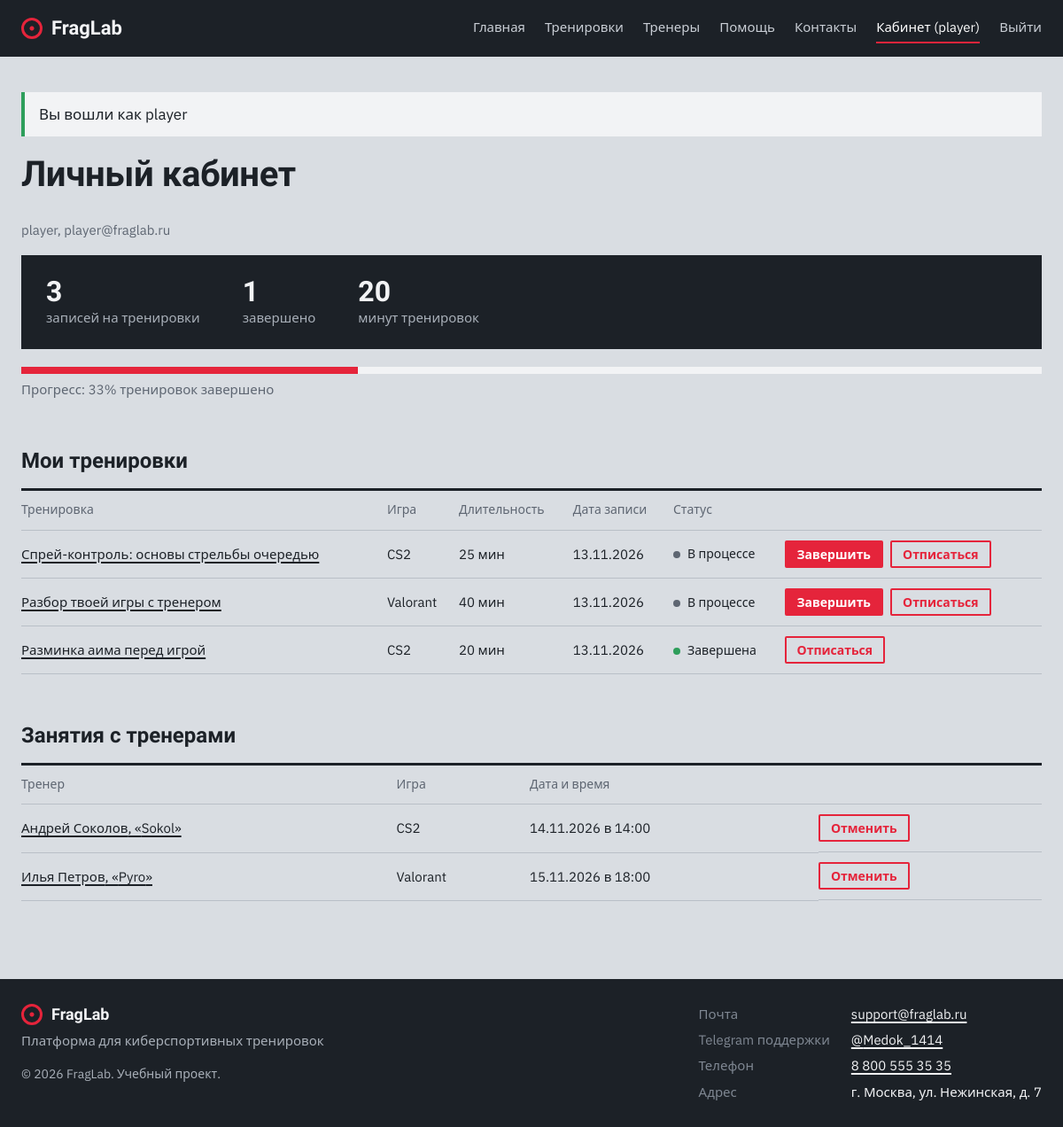
/cabinet.php (signed in), run on the app's committed database.
### tables this page shows
CREATE TABLE users (
    id            INT AUTO_INCREMENT PRIMARY KEY,
    username      VARCHAR(50)  NOT NULL UNIQUE,
    email         VARCHAR(100) NOT NULL UNIQUE,
    password_hash VARCHAR(255) NOT NULL,
    role          ENUM('user','admin') NOT NULL DEFAULT 'user',
    created_at    DATETIME     NOT NULL DEFAULT CURRENT_TIMESTAMP
);

CREATE TABLE enrollments (
    id          INT AUTO_INCREMENT PRIMARY KEY,
    user_id     INT      NOT NULL,
    training_id INT      NOT NULL,
    status      ENUM('В процессе','Завершена') NOT NULL DEFAULT 'В процессе',
    enrolled_at DATETIME NOT NULL DEFAULT CURRENT_TIMESTAMP,
    UNIQUE KEY uq_user_training (user_id, training_id),
    FOREIGN KEY (user_id)     REFERENCES users(id)     ON DELETE CASCADE,
    FOREIGN KEY (training_id) REFERENCES trainings(id) ON DELETE CASCADE
);

CREATE TABLE trainings (
    id           INT AUTO_INCREMENT PRIMARY KEY,
    title        VARCHAR(150) NOT NULL,
    game_id      INT          NOT NULL,
    coach_id     INT          NULL,
    level        ENUM('Новичок','Средний','Продвинутый') NOT NULL DEFAULT 'Новичок',
    duration_min SMALLINT     NOT NULL,
    description  TEXT         NOT NULL,
    created_at   DATETIME     NOT NULL DEFAULT CURRENT_TIMESTAMP,
    FOREIGN KEY (game_id)  REFERENCES games(id)   ON DELETE CASCADE,
    FOREIGN KEY (coach_id) REFERENCES coaches(id) ON DELETE SET NULL
);

CREATE TABLE games (
    id          INT AUTO_INCREMENT PRIMARY KEY,
    name        VARCHAR(50)  NOT NULL UNIQUE,
    genre       VARCHAR(50)  NOT NULL,
    description TEXT         NOT NULL,
    color       VARCHAR(7)   NOT NULL DEFAULT '#7C3AED',
     
    hour_price  INT          NOT NULL DEFAULT 1000
);

CREATE TABLE bookings (
    id         INT AUTO_INCREMENT PRIMARY KEY,
    user_id    INT      NOT NULL,
    coach_id   INT      NOT NULL,
    starts_at  DATETIME NOT NULL,
    created_at DATETIME NOT NULL DEFAULT CURRENT_TIMESTAMP,
    UNIQUE KEY uq_coach_time (coach_id, starts_at),
    UNIQUE KEY uq_user_time (user_id, starts_at),
    FOREIGN KEY (user_id)  REFERENCES users(id)   ON DELETE CASCADE,
    FOREIGN KEY (coach_id) REFERENCES coaches(id) ON DELETE CASCADE
);

CREATE TABLE coaches (
    id               INT AUTO_INCREMENT PRIMARY KEY,
    full_name        VARCHAR(100) NOT NULL,
    nickname         VARCHAR(50)  NOT NULL,
    game_id          INT          NOT NULL,
    experience_years TINYINT      NOT NULL DEFAULT 1,
    bio              TEXT         NOT NULL,
    FOREIGN KEY (game_id) REFERENCES games(id) ON DELETE CASCADE
);

### config.php (called while the page is built, shortened)
<?php
function e($value): string
{
    return htmlspecialchars((string)$value, ENT_QUOTES, 'UTF-8');
}

### cabinet.php (the view, shortened to what this page needs)
<?php
require 'config.php';
$user = current_user();
$stmt = $pdo->prepare('SELECT username, email, created_at FROM users WHERE id = ?');
$stmt->execute([$user['id']]);
$profile = $stmt->fetch();
$stmt = $pdo->prepare(
    'SELECT e.id, e.status, e.enrolled_at, t.id AS training_id, t.title, t.duration_min, g.name AS game
     FROM enrollments e
     JOIN trainings t ON t.id = e.training_id
     JOIN games g ON g.id = t.game_id
     WHERE e.user_id = ?
     ORDER BY e.status, e.enrolled_at DESC'
);
$stmt->execute([$user['id']]);
$items = $stmt->fetchAll();
$stmt = $pdo->prepare(
    'SELECT b.id, b.starts_at, c.id AS coach_id, c.full_name, c.nickname, g.name AS game
     FROM bookings b
     JOIN coaches c ON c.id = b.coach_id
     JOIN games g ON g.id = c.game_id
     WHERE b.user_id = ? AND b.starts_at > NOW()
     ORDER BY b.starts_at'
);
$stmt->execute([$user['id']]);
$bookings = $stmt->fetchAll();
$done = count(array_filter($items, fn($i) => $i['status'] === 'Завершена'));
$minutes = array_sum(array_map(fn($i) => $i['status'] === 'Завершена' ? $i['duration_min'] : 0, $items));
$percent = $items ? round($done / count($items) * 100) : 0;
require 'includes/header.php';
?>
<h1 class="page-title">Личный кабинет</h1>
<p class="muted" style="margin-bottom: 16px"><?= e($profile['username']) ?>, <?= e($profile['email']) ?></p>
<div class="summary">
    <div><b><?= count($items) ?></b><span>записей на тренировки</span></div>
    <div><b><?= $done ?></b><span>завершено</span></div>
    <div><b><?= $minutes ?></b><span>минут тренировок</span></div>
</div>
<div class="progress"><div style="width: <?= $percent ?>%"></div></div>
<p class="muted">Прогресс: <?= $percent ?>% тренировок завершено</p>
<h2 class="section-title">Мои тренировки</h2>
<?php if (!$items): ?>
    <p class="empty">Вы ещё не записаны ни на одну тренировку. <a href="trainings.php">Перейти в каталог</a></p>
<?php else: ?>
    <table class="table">
        <thead>
        <tr><th>Тренировка</th><th>Игра</th><th>Длительность</th><th>Дата записи</th><th>Статус</th><th></th></tr>
        </thead>
        <tbody>
        <?php foreach ($items as $i): ?>
            <tr>
                <td><a href="training.php?id=<?= $i['training_id'] ?>"><?= e($i['title']) ?></a></td>
                <td><?= e($i['game']) ?></td>
                <td><?= $i['duration_min'] ?> мин</td>
                <td><?= date('d.m.Y', strtotime($i['enrolled_at'])) ?></td>
                <td><span class="status <?= $i['status'] === 'Завершена' ? 'status-done' : '' ?>"><?= e($i['status']) ?></span></td>
                <td class="actions">
                    <form method="post">
                        <?php if ($i['status'] !== 'Завершена'): ?>
                            <button name="action" value="done" class="btn btn-small">Завершить</button>
                        <?php endif; ?>
                        <button name="action" value="delete" class="btn btn-small btn-danger" data-confirm="Отписаться от тренировки?">Отписаться</button>
                    </form>
                </td>
            </tr>
        <?php endforeach; ?>
        </tbody>
    </table>
<?php endif; ?>
<h2 class="section-title">Занятия с тренерами</h2>
<?php if (!$bookings): ?>
    <p class="empty">Предстоящих занятий нет. Выберите время на странице <a href="coaches.php">тренера</a>.</p>
<?php else: ?>
    <table class="table">
        <thead>
        <tr><th>Тренер</th><th>Игра</th><th>Дата и время</th><th></th></tr>
        </thead>
        <tbody>
        <?php foreach ($bookings as $b): ?>
            <tr>
                <td><a href="coach.php?id=<?= $b['coach_id'] ?>"><?= e($b['full_name']) ?>, «<?= e($b['nickname']) ?>»</a></td>
                <td><?= e($b['game']) ?></td>
                <td><?= date('d.m.Y в H:i', strtotime($b['starts_at'])) ?></td>
                <td class="actions">
                    <form method="post">
                        <button name="action" value="cancel_booking" class="btn btn-small btn-danger" data-confirm="Отменить занятие?">Отменить</button>
                    </form>
                </td>
            </tr>
        <?php endforeach; ?>
        </tbody>
    </table>
<?php endif; ?>
<?php require 'includes/footer.php'; ?>

### assets/style.css (style rules this page uses)
:root { --steel: #D9DDE2; --paper: #F2F3F5; --graphite: #1C2127; --graphite-2: #2A3038; --target: #E5243B; --hit: #F2C230; --muted: #5E6672; --line: #B9BFC7; --font-head: 'Unbounded', sans-serif; --font-body: 'IBM Plex Sans', 'Segoe UI', sans-serif; }
* { box-sizing: border-box; margin: 0; padding: 0; }
body { background: var(--steel); color: var(--graphite); font-family: var(--font-body); font-size: 17px; line-height: 1.55; min-height: 100vh; display: flex; flex-direction: column; }
a { color: var(--graphite); text-decoration-thickness: 2px; text-underline-offset: 3px; }
h1, h2, h3, .logo { font-family: var(--font-head); font-weight: 700; line-height: 1.15; }
.muted { color: var(--muted); font-size: 15px; }
.page-title { font-size: 40px; margin-bottom: 28px; letter-spacing: -0.01em; }
.section-title { font-size: 24px; margin: 56px 0 16px; }
.btn { display: inline-block; background: var(--target); color: #fff; border: 2px solid var(--target); padding: 11px 22px; border-radius: 2px; font: 600 16px var(--font-body); cursor: pointer; text-decoration: none; }
.btn-small { padding: 4px 12px; font-size: 14px; }
.btn-danger { background: transparent; border-color: var(--target); color: var(--target); }
.table { width: 100%; border-collapse: collapse; margin-bottom: 16px; border-top: 3px solid var(--graphite); }
.table th, .table td { padding: 11px 12px 11px 0; text-align: left; border-bottom: 1px solid var(--line); font-size: 15px; }
.table th { color: var(--muted); font-weight: 400; font-size: 14px; }
.actions { display: flex; gap: 8px; flex-wrap: wrap; }
.actions form { display: flex; gap: 8px; }
.status { font-size: 14px; white-space: nowrap; }
.status::before { content: ''; display: inline-block; width: 8px; height: 8px; border-radius: 50%; background: var(--muted); margin-right: 8px; }
.status-done::before { background: #2E9E5B; }
.summary { display: flex; flex-wrap: wrap; gap: 8px 48px; background: var(--graphite); color: var(--paper); padding: 24px 28px; }
.summary div { display: flex; flex-direction: column; }
.summary b { font-family: var(--font-head); font-size: 32px; line-height: 1.1; }
.summary span { color: #A8AFB8; font-size: 15px; }
.progress { height: 8px; background: var(--paper); margin: 20px 0 6px; }
.progress div { height: 100%; background: var(--target); }

### data on the page
users: username "player", email "player@fraglab.ru"
enrollments: training.title "Спрей-контроль: основы стрельбы очередью", games.name "CS2", training.duration_min "25", enrolled_at "13.11.2026", status "В процессе", shows "Завершить"
enrollments: training.title "Разбор твоей игры с тренером", games.name "Valorant", training.duration_min "40", enrolled_at "13.11.2026", status "В процессе", shows "Завершить"
enrollments: training.title "Разминка аима перед игрой", games.name "CS2", training.duration_min "20", enrolled_at "13.11.2026", status "Завершена"
bookings: coach.full_name "Андрей Соколов", coach.nickname "Sokol", games.name "CS2", starts_at "14.11.2026 в 14:00"
bookings: coach.full_name "Илья Петров", coach.nickname "Pyro", games.name "Valorant", starts_at "15.11.2026 в 18:00"

### other printed values
$label "Главная"
$label "Тренировки"
$label "Тренеры"
$label "Помощь"
$label "Контакты"
$user['username'] "player"
$msg "Вы вошли как player"
count($items) "3"
$done "1"
$minutes "20"
$percent "33"
SUPPORT_EMAIL "support@fraglab.ru"
SUPPORT_TG "Medok_1414"
SUPPORT_PHONE "8 800 555 35 35"
OFFICE_ADDRESS "г. Москва, ул. Нежинская, д. 7"
